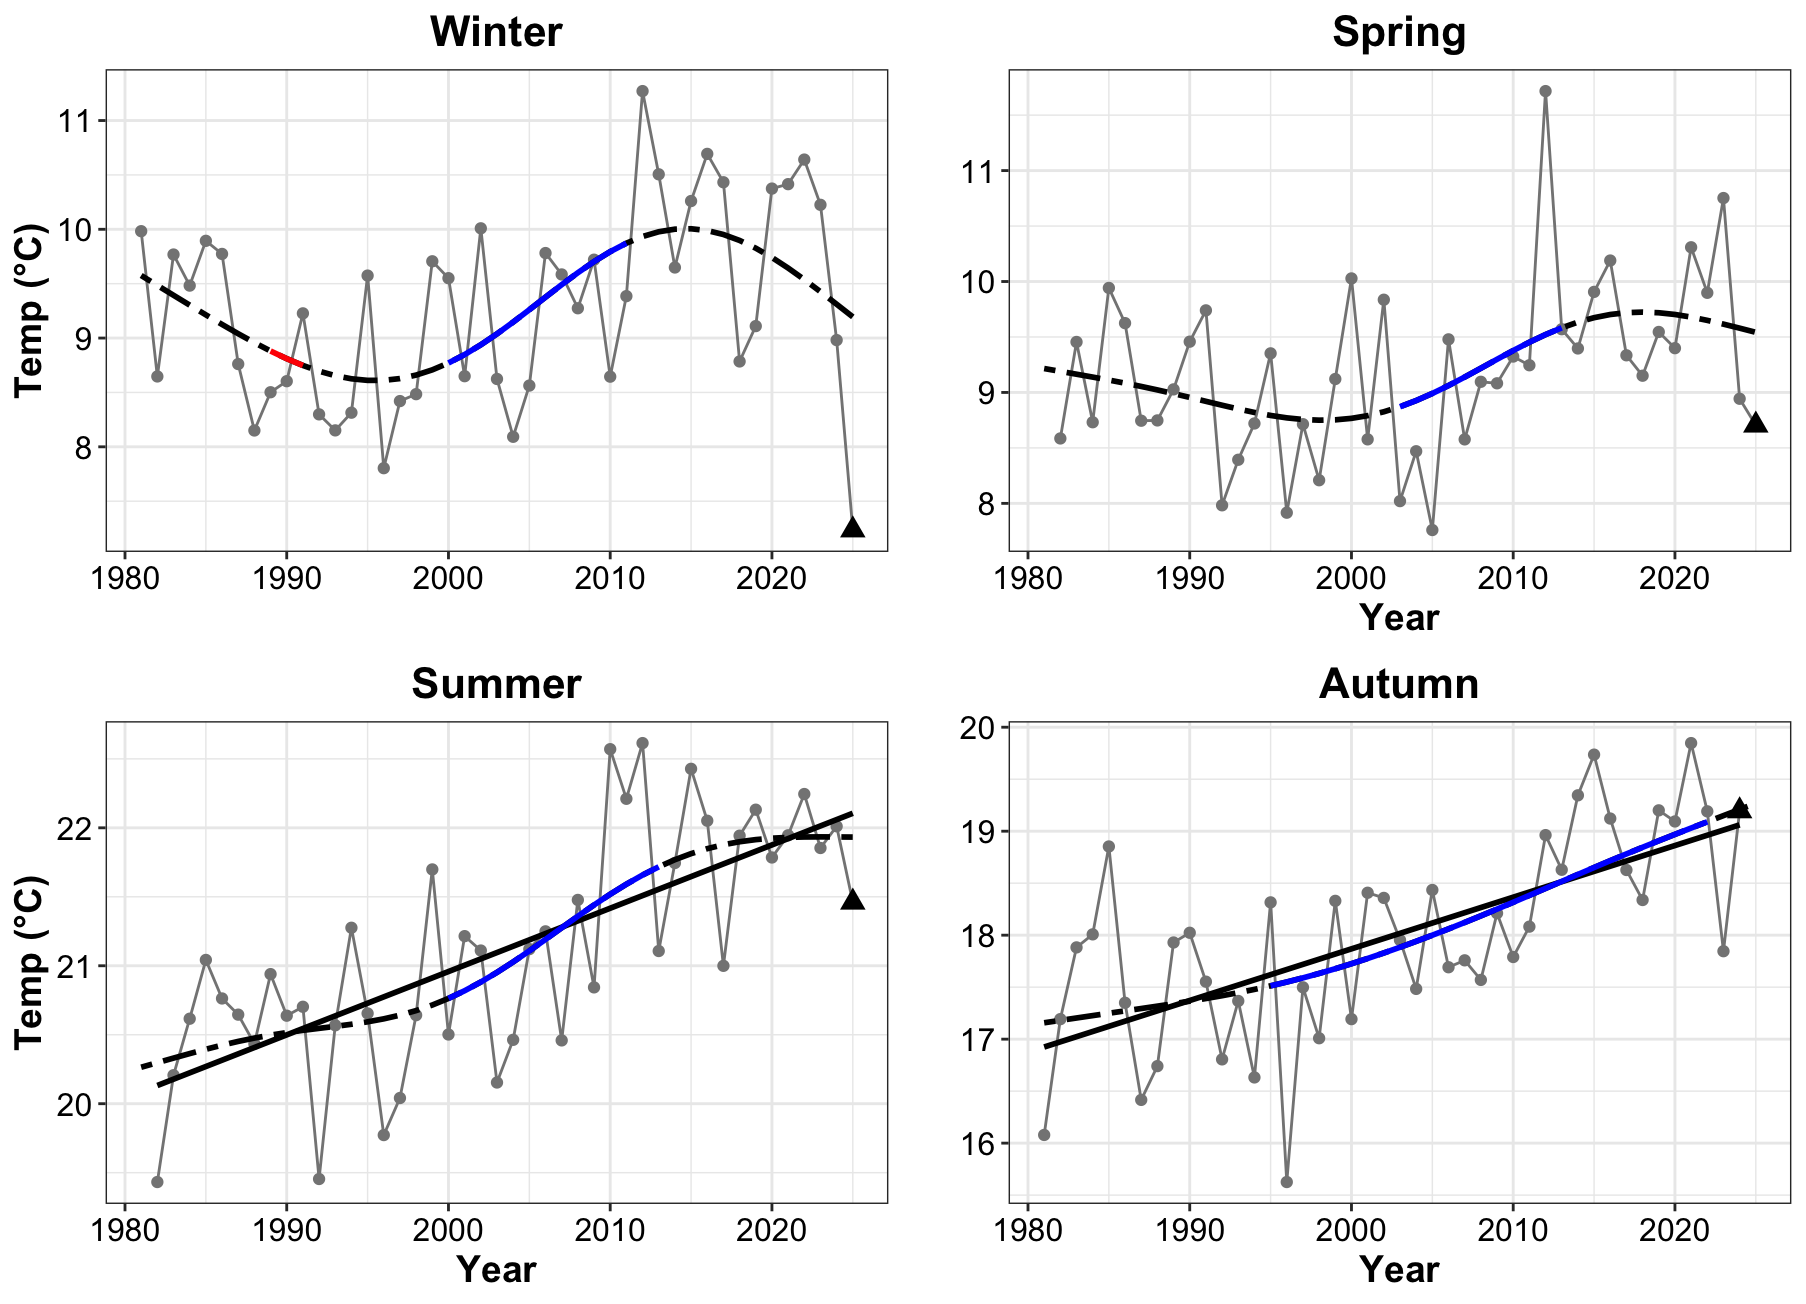

The R source for this figure:
## Figures for Sea Surface Temp Seasonally

## **Laura Gruenburg, lagruenburg@gmail.com**

#   **LAST UPDATED: October 7, 2025**

# Import libraries
setwd("~/Desktop/NYB_Indicators_Calculations")
source("Deriv.R")
library(mgcv)
library(ggplot2)
#library(mgcViz)


#######Load the datasets
setwd("~/Desktop/NYB_Indicators_Calculations/Final_Timeseries_Figures/Timeseries_Files_2025")
sst<-read.csv("SST_2025.csv", header = TRUE)

# WINTER

# Setting up Quintiles for short term above below average
qwinter = quantile(sst$winter, probs = c(.30,.70)) #In discussion with the DEC on 5/24/2024
# we chose to go with low = <30th percentile, avg = beween 30th and 70th and high above 70th.

# find the last 5 years mean
mn_winter5 = mean(sst$winter[sst$X >= 2021])
# what quintile the data is in
mn_winter5 >qwinter

# Creat a GAM - adjust k and remember to check model
mod_w<- gam(winter ~ s(X, k=5), data = sst)
summary(mod_w) #check out model
gam.check(mod_w)

pdata_w <- with(sst, data.frame(X = X))
p2_mod_w <- predict(mod_w, newdata = pdata_w,  type = "terms", se.fit = TRUE)
intercept_w = 9.288887 # look at p2_mod and extract the intercept
pdata_w <- transform(pdata_w, p2_mod_w = p2_mod_w$fit[,1], se2_w = p2_mod_w$se.fit[,1])

#  Now that we have the model prediction, the next step is to calculate the first derivative
#  Then determine which increases and decreases are significant
Term = "X"
mod_w.d <- Deriv(mod_w, n=45) # n is the number of years
mod_w.dci <- confint(mod_w.d, term = Term)
mod_w.dsig <- signifD(pdata_w$p2_mod_w, d = mod_w.d[[Term]]$deriv,
                      +                    mod_w.dci[[Term]]$upper, mod_w.dci[[Term]]$lower)

# Take a quick look to make sure it appears ok before final plotting
plot(winter ~ X, data = sst)
lines(winter ~ X, data = sst)
lines(p2_mod_w+intercept_w ~ X, data = pdata_w, type = "n")
lines(p2_mod_w+intercept_w ~ X, data = pdata_w)
lines(unlist(mod_w.dsig$incr)+intercept_w ~ X, data = pdata_w, col = "blue", lwd = 3)
lines(unlist(mod_w.dsig$decr)+intercept_w ~ X, data = pdata_w, col = "red", lwd = 3)

linearMod_w<- lm(winter ~ X, data=sst)
summary(linearMod_w) # See if the linear trend is significant

wint_plot <- ggplot() + 
  geom_line(data = sst, aes(x = X, y = winter), color = 'grey52') +
  geom_point(data = sst, aes(x = X, y = winter), color = 'grey52') + 
  geom_point(data = sst[45,], aes(x= X, y = winter), shape = 17, size =3) +
  #geom_smooth(data = sst, aes(x = Year, y = Val), method = lm, se = FALSE, color = 'black') + 
  geom_line(data=pdata_w, aes(x = X, y = p2_mod_w+intercept_w), se = FALSE, color = 'black', linetype = 'twodash', size = 1) + 
  geom_line(data = pdata_w, aes(y = unlist(mod_w.dsig$incr)+intercept_w, x = X), color = "blue", size = 1) + 
  geom_line(data = pdata_w, aes(y = unlist(mod_w.dsig$decr)+intercept_w, x = X), color = 'red', size = 1) + 
  theme_bw() +
  labs (y = bquote("Temp (\u00B0C)"), x =' ',title = 'Winter') + 
  theme(plot.title=element_text(size = 16,face = 'bold',hjust = 0.5), axis.title=element_text(size = 14, face = 'bold'), axis.text= element_text(color = 'black', size = 12))

# SPRING

qspring = quantile(sst$spring, probs = c(.30,.70), na.rm = TRUE)

# find the last 5 years mean
mn_spring5 = mean(sst$spring[sst$X >= 2021])
# what quintile the data is in
mn_spring5 >qspring

#the last spring value is not averaging all the spring months so it looks anomalously low
#spring = spring[spring$X<77,]
# Creat a GAM - adjust k and remember to check model
mod_sp<- gam(spring ~ s(X, k=5), data = sst)
summary(mod_sp) #check out model
gam.check(mod_sp)

pdata_sp <- with(sst, data.frame(X = X))
p2_mod_sp <- predict(mod_sp, newdata = pdata_sp,  type = "terms", se.fit = TRUE)
intercept_sp = 9.199429  # look at p2_mod and extract the intercept
pdata_sp <- transform(pdata_sp, p2_mod_sp = p2_mod_sp$fit[,1], se2_sp = p2_mod_sp$se.fit[,1])

#  Now that we have the model prediction, the next step is to calculate the first derivative
#  Then determine which increases and decreases are significant
Term = "X"
mod_sp.d <- Deriv(mod_sp, n=45) # n is the number of years
mod_sp.dci <- confint(mod_sp.d, term = Term)
mod_sp.dsig <- signifD(pdata_sp$p2_mod_sp, d = mod_sp.d[[Term]]$deriv,
                       +                    mod_sp.dci[[Term]]$upper, mod_sp.dci[[Term]]$lower)

# Take a quick look to make sure it appears ok before final plotting
plot(spring ~ X, data = sst)
lines(spring ~ X, data = sst)
lines(p2_mod_sp+intercept_sp ~ X, data = pdata_sp, type = "n")
lines(p2_mod_sp+intercept_sp ~ X, data = pdata_sp)
lines(unlist(mod_sp.dsig$incr)+intercept_sp ~ X, data = pdata_sp, col = "blue", lwd = 3)
lines(unlist(mod_sp.dsig$decr)+intercept_sp ~ X, data = pdata_sp, col = "red", lwd = 3)

linearMod_sp<- lm(spring ~ X, data=sst)
summary(linearMod_sp)

spr_plot <- ggplot() + 
  geom_line(data = sst, aes(x = X, y = spring), color = 'grey52') +
  geom_point(data = sst, aes(x = X, y = spring), color = 'grey52') + 
  geom_point(data = sst[45,], aes(x= X, y = spring), shape = 17, size =3) +
  #geom_smooth(data = sst, aes(x = X, y = spring), method = lm, se = FALSE, color = 'black') + 
  geom_line(data=pdata_sp, aes(x = X, y = p2_mod_sp+intercept_sp), se = FALSE, color = 'black', linetype = 'twodash', size = 1) + 
  geom_line(data = pdata_sp, aes(y = unlist(mod_sp.dsig$incr)+intercept_sp, x = X), color = "blue", size = 1) + 
  geom_line(data = pdata_sp, aes(y = unlist(mod_sp.dsig$decr)+intercept_sp, x = X), color = 'red', size = 1) + 
  theme_bw() +
  labs (y = bquote(" "), x = 'Year', title = 'Spring') + 
  theme(plot.title=element_text(size = 16,face = 'bold',hjust = 0.5), axis.title=element_text(size = 14, face = 'bold'), axis.text= element_text(color = 'black', size = 12))

# SUMMER

qsummer = quantile(sst$summer, probs = c(.30,.70), na.rm = TRUE)

# find the last 5 years mean
mn_summer5 = mean(sst$summer[sst$X >= 2021])
# what quintile the data is in
mn_summer5 >qsummer

# Creat a GAM - adjust k and remember to check model
mod_su<- gam(summer ~ s(X, k=7), data = sst)
summary(mod_su) #check out model
gam.check(mod_su)

pdata_su <- with(sst, data.frame(X = X))
p2_mod_su <- predict(mod_su, newdata = pdata_su,  type = "terms", se.fit = TRUE)
intercept_su = 21.11867  # look at p2_mod and extract the intercept
pdata_su <- transform(pdata_su, p2_mod_su = p2_mod_su$fit[,1], se2_su = p2_mod_su$se.fit[,1])

#  Now that we have the model prediction, the next step is to calculate the first derivative
#  Then determine which increases and decreases are significant
Term = "X"
mod_su.d <- Deriv(mod_su, n=45) # n is the number of years
mod_su.dci <- confint(mod_su.d, term = Term)
mod_su.dsig <- signifD(pdata_su$p2_mod_su, d = mod_su.d[[Term]]$deriv,
                       +                    mod_su.dci[[Term]]$upper, mod_su.dci[[Term]]$lower)

# Take a quick look to make sure it appears ok before final plotting
plot(summer ~ X, data = sst)
lines(summer ~ X, data = sst)
lines(p2_mod_su+intercept_su ~ X, data = pdata_su, type = "n")
lines(p2_mod_su+intercept_su ~ X, data = pdata_su)
lines(unlist(mod_su.dsig$incr)+intercept_su ~ X, data = pdata_su, col = "blue", lwd = 3)
lines(unlist(mod_su.dsig$decr)+intercept_su ~ X, data = pdata_su, col = "red", lwd = 3)

linearMod_su<- lm(summer ~ X, data=sst)
summary(linearMod_su)

sum_plot <- ggplot() + 
  geom_line(data = sst, aes(x = X, y = summer), color = 'grey52') +
  geom_point(data = sst, aes(x = X, y = summer), color = 'grey52') + 
  geom_point(data = sst[45,], aes(x= X, y = summer), shape = 17, size =3) +
  geom_smooth(data = sst, aes(x = X, y = summer), method = lm, se = FALSE, color = 'black') + 
  geom_line(data=pdata_su, aes(x = X, y = p2_mod_su+intercept_su), se = FALSE, color = 'black', linetype = 'twodash', size = 1) + 
  geom_line(data = pdata_su, aes(y = unlist(mod_su.dsig$incr)+intercept_su, x = X), color = "blue", size = 1) + 
  geom_line(data = pdata_su, aes(y = unlist(mod_su.dsig$decr)+intercept_su, x = X), color = 'red', size = 1) + 
  theme_bw() +
  labs (y = bquote("Temp (\u00B0C)"), x = 'Year', title = 'Summer') + 
  theme(plot.title=element_text(size = 16,face = 'bold',hjust = 0.5), axis.title=element_text(size = 14, face = 'bold'), axis.text= element_text(color = 'black', size = 12))

# FALL

qfall = quantile(sst$fall, probs = c(.30,.70), na.rm = TRUE)

# find the last 5 years mean
mn_fall5 = mean(sst$fall[sst$X >= 2020], na.rm = TRUE)
# what quintile the data is in
mn_fall5 >qfall

# Creat a GAM - adjust k and remember to check model
#fall 2025 is incomplete, we only have data through early Nov.  Fall 2025 will be included next year
mod_fa<- gam(fall ~ s(X, k=7), data = sst)
summary(mod_fa) #check out model
gam.check(mod_fa)

pdata_fa <- with(sst, data.frame(X = X))
p2_mod_fa <- predict(mod_fa, newdata = pdata_fa,  type = "terms", se.fit = TRUE)
intercept_fa = 17.99264 # look at p2_mod and extract the intercept
pdata_fa <- transform(pdata_fa, p2_mod_fa = p2_mod_fa$fit[,1], se2_fa = p2_mod_fa$se.fit[,1])

#  Now that we have the model prediction, the next step is to calculate the first derivative
#  Then determine which increases and decreases are significant
Term = "X"
mod_fa.d <- Deriv(mod_fa, n=45) # n is the number of years
mod_fa.dci <- confint(mod_fa.d, term = Term)
mod_fa.dsig <- signifD(pdata_fa$p2_mod_fa, d = mod_fa.d[[Term]]$deriv,
                       +                    mod_fa.dci[[Term]]$upper, mod_fa.dci[[Term]]$lower)

# Take a quick look to make sure it appears ok before final plotting
plot(fall ~ X, data = sst)
lines(fall ~ X, data = sst)
lines(p2_mod_fa+intercept_fa ~ X, data = pdata_fa, type = "n")
lines(p2_mod_fa+intercept_fa ~ X, data = pdata_fa)
lines(unlist(mod_fa.dsig$incr)+intercept_fa ~ X, data = pdata_fa, col = "blue", lwd = 3)
lines(unlist(mod_fa.dsig$decr)+intercept_fa ~ X, data = pdata_fa, col = "red", lwd = 3)

linearMod_fa<- lm(fall ~ X, data=sst)
summary(linearMod_fa)

fall_plot <- ggplot() + 
  geom_line(data = sst, aes(x = X, y = fall), color = 'grey52') +
  geom_point(data = sst, aes(x = X, y = fall), color = 'grey52') + 
  geom_point(data = sst[44,], aes(x= X, y = fall), shape = 17, size =3) +
  geom_smooth(data = sst, aes(x = X, y = fall), method = lm, se = FALSE, color = 'black') + 
  geom_line(data = pdata_fa, aes(x = X, y = p2_mod_fa+intercept_fa), se = FALSE, color = 'black', linetype = 'twodash', size = 1) + 
  geom_line(data = pdata_fa, aes(y = unlist(mod_fa.dsig$incr)+intercept_fa, x = X), color = "blue", size = 1) + 
  geom_line(data = pdata_fa, aes(y = unlist(mod_fa.dsig$decr)+intercept_fa, x = X), color = 'red', size = 1) + 
  theme_bw() +
  labs (y = bquote(" "), x = 'Year', title = 'Autumn') + 
  theme(plot.title=element_text(size = 16,face = 'bold',hjust = 0.5), axis.title=element_text(size = 14, face = 'bold'), axis.text= element_text(color = 'black', size = 12))

# Now plot all 4 together
library(ggpubr)

ggarrange(wint_plot,spr_plot,sum_plot,fall_plot,nrow=2,ncol=2)
